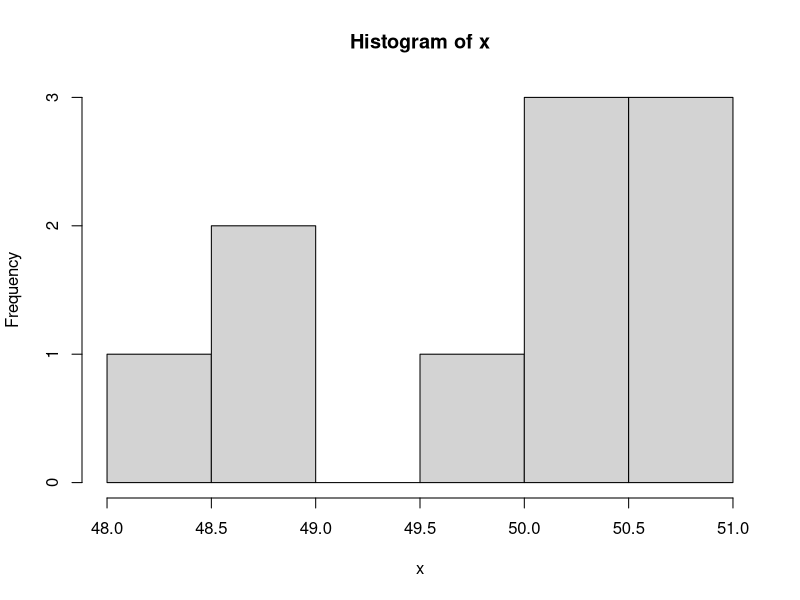
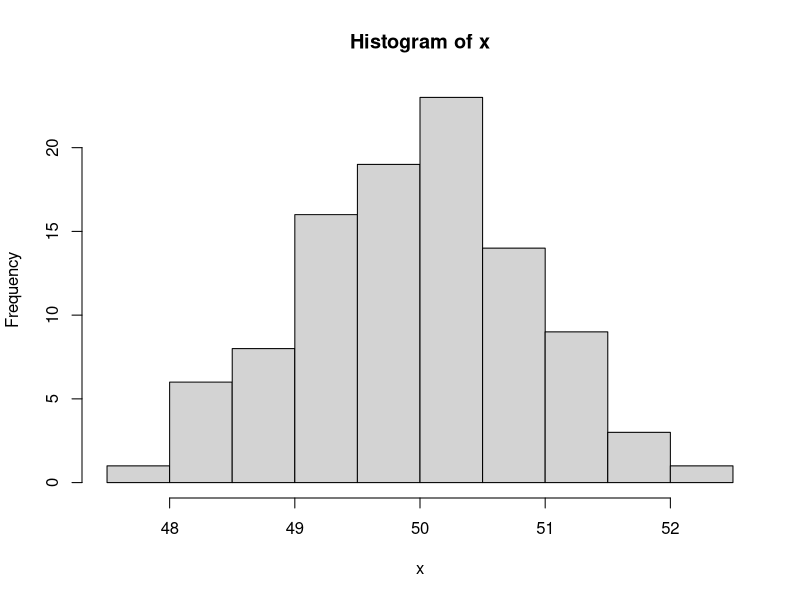
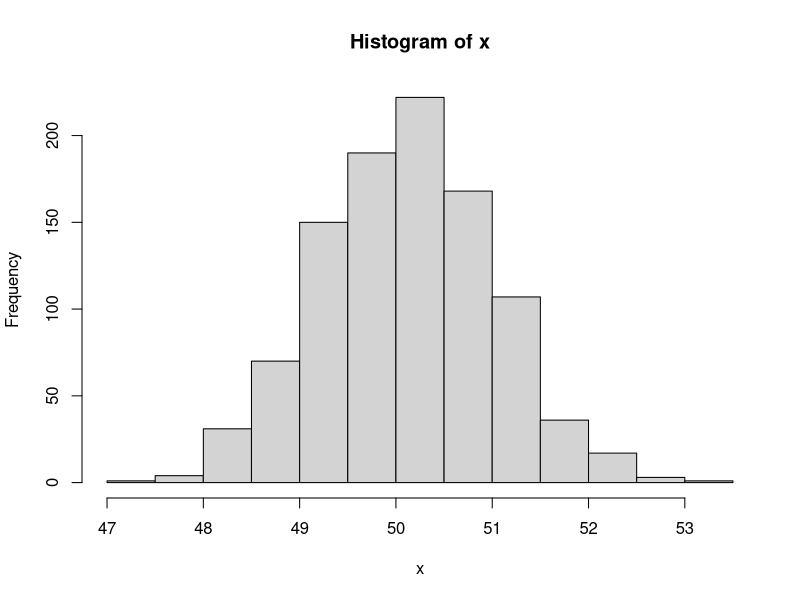
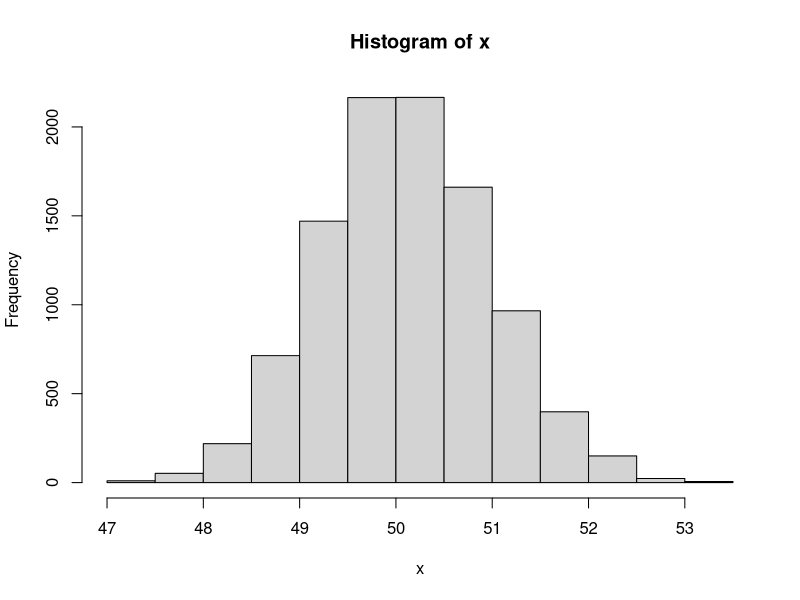

Reproduce these figures in R, in order.
#10 samples:
set.seed(49)
data <- rpois(80,50)
n<-10
x <- rep(0,n)
for(i in 1:n)
{y<-sample(data,50,replace = TRUE)
x[i]<-mean(y)}
hist(x)

#100 samples:
set.seed(49)
data <- rpois(80,50)
n<-100
x <- rep(0,n)
for(i in 1:n)
{y<-sample(data,50,replace = TRUE)
x[i]<-mean(y)}
hist(x)

#1000 samples:
set.seed(49)
data <- rpois(80,50)
n<-1000
x <- rep(0,n)
for(i in 1:n)
{y<-sample(data,50,replace = TRUE)
x[i]<-mean(y)}
hist(x)

#10000 samples:
set.seed(49)
data <- rpois(80,50)
n<-10000
x <- rep(0,n)
for(i in 1:n)
{y<-sample(data,50,replace = TRUE)
x[i]<-mean(y)}
hist(x)
